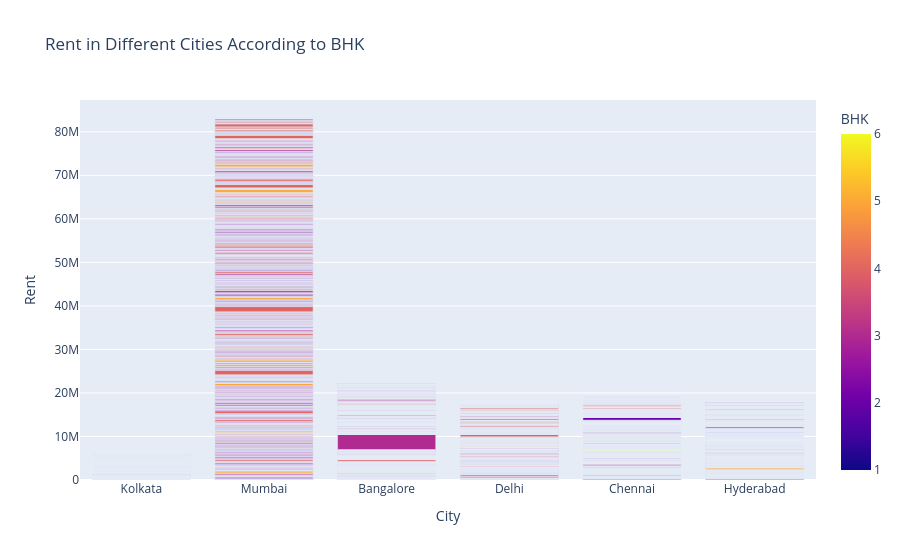

Notebook code for this chart:
### Code cell
figure = px.bar(data, x=data["City"], 
                y = data["Rent"], 
                color = data["BHK"],
            title="Rent in Different Cities According to BHK")
figure.show()

### Figure 1 — Plotly figure (JSON) as saved in the notebook; plotly's stock layout.template omitted (floating-point values rounded to 4 significant figures; data arrays with more than 128 entries replaced by an {"elided": "..."} marker saying what was removed)
{"data": [{"hovertemplate": "City=%{x}<br>Rent=%{y}<br>BHK=%{marker.color}<extra></extra>", "legendgroup": "", "marker": {"color": {"elided": "4746 int values"}, "coloraxis": "coloraxis", "pattern": {"shape": ""}}, "name": "", "orientation": "v", "showlegend": false, "textposition": "auto", "type": "bar", "x": {"elided": "4746 str values"}, "xaxis": "x", "y": {"elided": "4746 int values"}, "yaxis": "y"}], "layout": {"barmode": "relative", "coloraxis": {"colorbar": {"title": {"text": "BHK"}}, "colorscale": [[0, "#0d0887"], [0.1111, "#46039f"], [0.2222, "#7201a8"], [0.3333, "#9c179e"], [0.4444, "#bd3786"], [0.5556, "#d8576b"], [0.6667, "#ed7953"], [0.7778, "#fb9f3a"], [0.8889, "#fdca26"], [1, "#f0f921"]]}, "legend": {"tracegroupgap": 0}, "title": {"text": "Rent in Different Cities According to BHK"}, "xaxis": {"anchor": "y", "domain": [0, 1], "title": {"text": "City"}}, "yaxis": {"anchor": "x", "domain": [0, 1], "title": {"text": "Rent"}}}}
